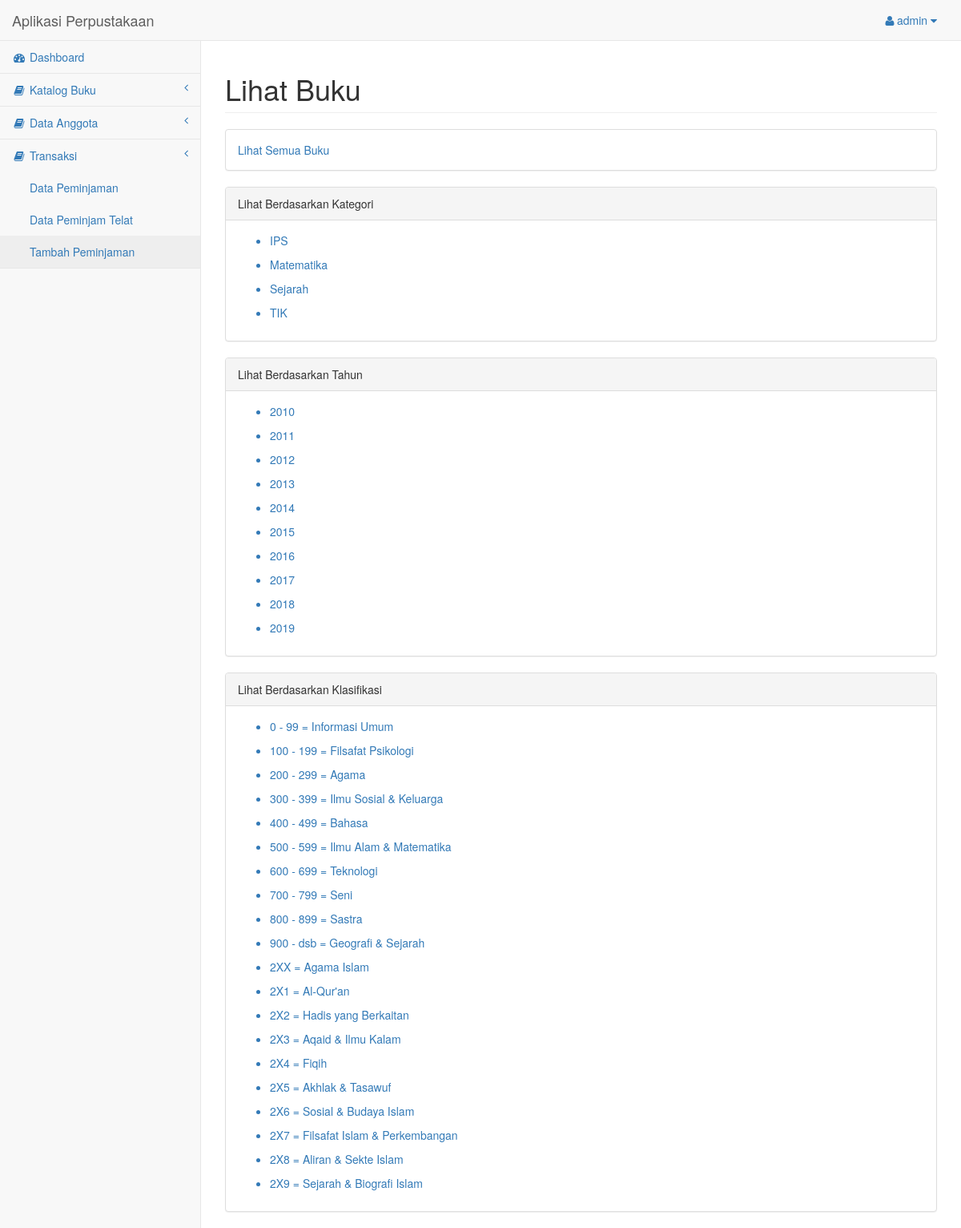
The app's page /halaman_admin/lihatbukupinjam.php (signed in) with its own data.
### tables this page shows
CREATE TABLE `kategori_buku` (
  `id_kategori` int(5) NOT NULL,
  `nama` varchar(30) NOT NULL
);

CREATE TABLE `tahun` (
  `id_tahun` int(64) NOT NULL,
  `tahun` varchar(5) NOT NULL
);

CREATE TABLE `klasifikasi` (
  `id` int(64) NOT NULL,
  `nomor` varchar(100) NOT NULL,
  `nama_klasifikasi` varchar(100) NOT NULL
);

### halaman_admin/lihatbukupinjam.php (the view, shortened to what this page needs)
<?php
include("layout-header.php");
?>
<div id="page-wrapper">
    <div class="row">
        <div class="col-lg-12">
            <h1 class="page-header">Lihat Buku</h1>
        </div>
    </div>
    <div class="row">
        <div class="col-lg-12">
            <div class="panel panel-default">
                <div class="panel-body">
                    <a href="buku-listpinjam.php">Lihat Semua Buku</a>
                </div>
            </div>
        </div>
    </div>
    <div class="row">
        <div class="col-lg-12">
            <div class="panel panel-default">
                <div class="panel-heading">
                    Lihat Berdasarkan Kategori
                </div>
                <div class="panel-body">
                    <?php
                    $sql = mysqli_query($koneksi, "SELECT * FROM kategori_buku");
                    while($row = mysqli_fetch_array($sql)){
                        echo "<ul>";
                        echo "<a href='bukulist-kategori.php?id=".$row['id_kategori']."'><li>".$row['nama']."</li></a>";
                        echo "</ul>";
                    }
                    ?>
                </div>
            </div>
        </div>
    </div>
    <div class="row">
        <div class="col-lg-12">
            <div class="panel panel-default">
                <div class="panel-heading">
                    Lihat Berdasarkan Tahun
                </div>
                <div class="panel-body">
                    <?php
                    $sql2 = mysqli_query($koneksi, "SELECT * FROM tahun");
                    while($row2 = mysqli_fetch_array($sql2)){
                        echo "<ul>";
                        echo "<a href='bukulist-tahun.php?id=".$row2['tahun']."'><li>".$row2['tahun']."</li></a>";
                        echo "</ul>";
                    }
                    ?>
                </div>
            </div>
        </div>
    </div>
    <div class="row">
        <div class="col-lg-12">
            <div class="panel panel-default">
                <div class="panel-heading">
                    Lihat Berdasarkan Klasifikasi
                </div>
                <div class="panel-body">
                    <?php
                    $sql3 = mysqli_query($koneksi, "SELECT * FROM klasifikasi");
                    while($row3 = mysqli_fetch_array($sql3)){
                        echo "<ul>";
                        echo "<a href='bukulist-klasifikasi.php?id=".$row3['id']."'><li>".$row3['nomor']." = ".$row3['nama_klasifikasi']."</li></a>";
                        echo "</ul>";
                    }
                    ?>
                </div>
            </div>
        </div>
    </div>
</div>
</div>
<?php include("layout-footer.php"); ?>

### records on screen
kategori_buku: nama "IPS"
kategori_buku: nama "Matematika"
kategori_buku: nama "Sejarah"
kategori_buku: nama "TIK"
tahun: tahun "2010"
tahun: tahun "2011"
tahun: tahun "2012"
tahun: tahun "2013"
tahun: tahun "2014"
tahun: tahun "2015"
tahun: tahun "2016"
tahun: tahun "2017"
tahun: tahun "2018"
tahun: tahun "2019"
klasifikasi: nomor "0 - 99", nama_klasifikasi "Informasi Umum"
klasifikasi: nomor "100 - 199", nama_klasifikasi "Filsafat Psikologi"
klasifikasi: nomor "200 - 299", nama_klasifikasi "Agama"
klasifikasi: nomor "300 - 399", nama_klasifikasi "Ilmu Sosial & Keluarga"
klasifikasi: nomor "400 - 499", nama_klasifikasi "Bahasa"
klasifikasi: nomor "500 - 599", nama_klasifikasi "Ilmu Alam & Matematika"
klasifikasi: nomor "600 - 699", nama_klasifikasi "Teknologi"
klasifikasi: nomor "700 - 799", nama_klasifikasi "Seni"
klasifikasi: nomor "800 - 899", nama_klasifikasi "Sastra"
klasifikasi: nomor "900 - dsb", nama_klasifikasi "Geografi & Sejarah"
klasifikasi: nomor "2XX", nama_klasifikasi "Agama Islam"
klasifikasi: nomor "2X1", nama_klasifikasi "Al-Qur'an"
klasifikasi: nomor "2X2", nama_klasifikasi "Hadis yang Berkaitan"
klasifikasi: nomor "2X3", nama_klasifikasi "Aqaid & Ilmu Kalam"
klasifikasi: nomor "2X4", nama_klasifikasi "Fiqih"
klasifikasi: nomor "2X5", nama_klasifikasi "Akhlak & Tasawuf"
klasifikasi: nomor "2X6", nama_klasifikasi "Sosial & Budaya Islam"
klasifikasi: nomor "2X7", nama_klasifikasi "Filsafat Islam & Perkembangan"
klasifikasi: nomor "2X8", nama_klasifikasi "Aliran & Sekte Islam"
klasifikasi: nomor "2X9", nama_klasifikasi "Sejarah & Biografi Islam"

### other values on screen
$_SESSION['username'] "admin"
